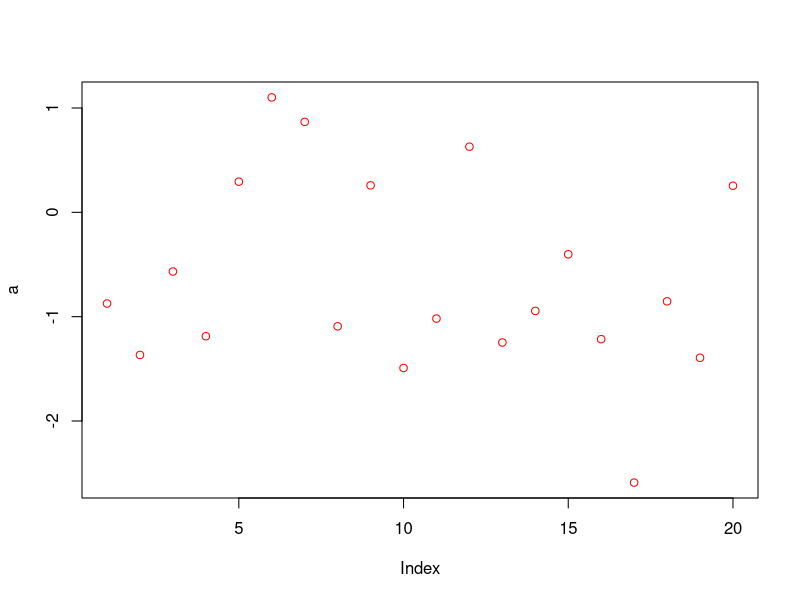
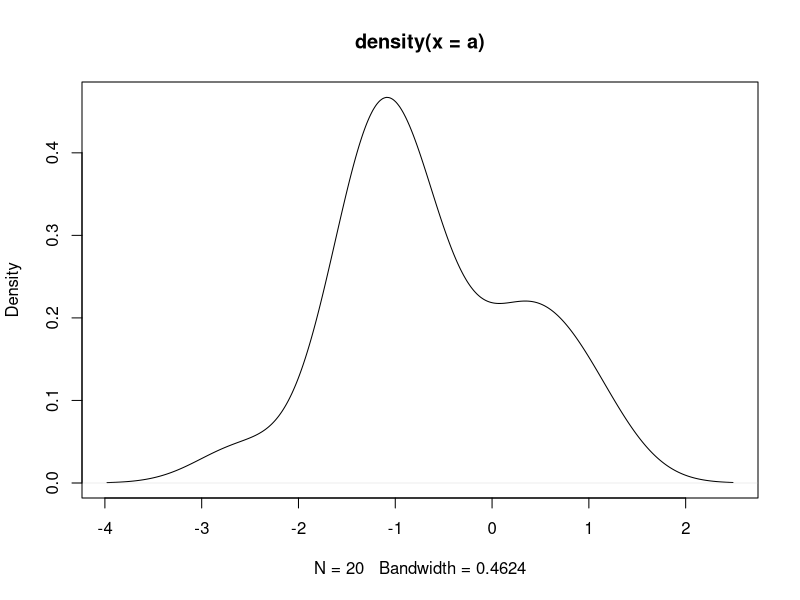
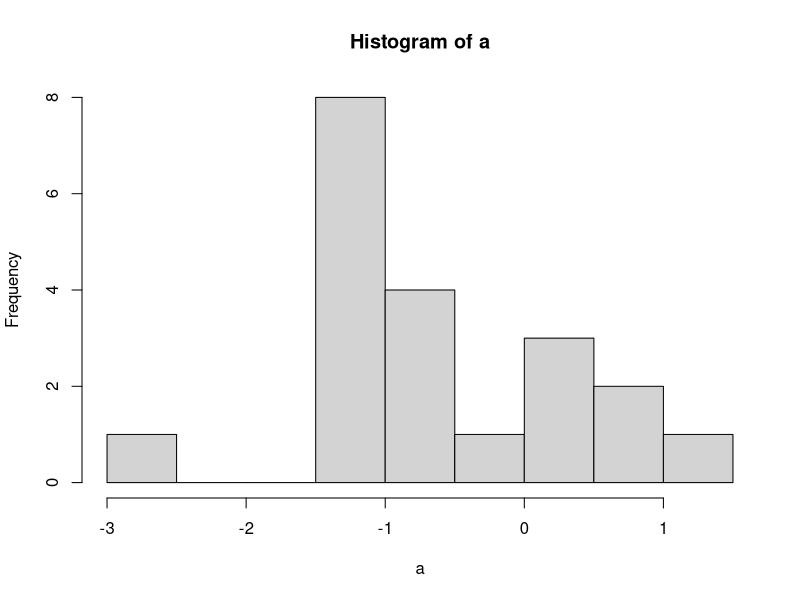
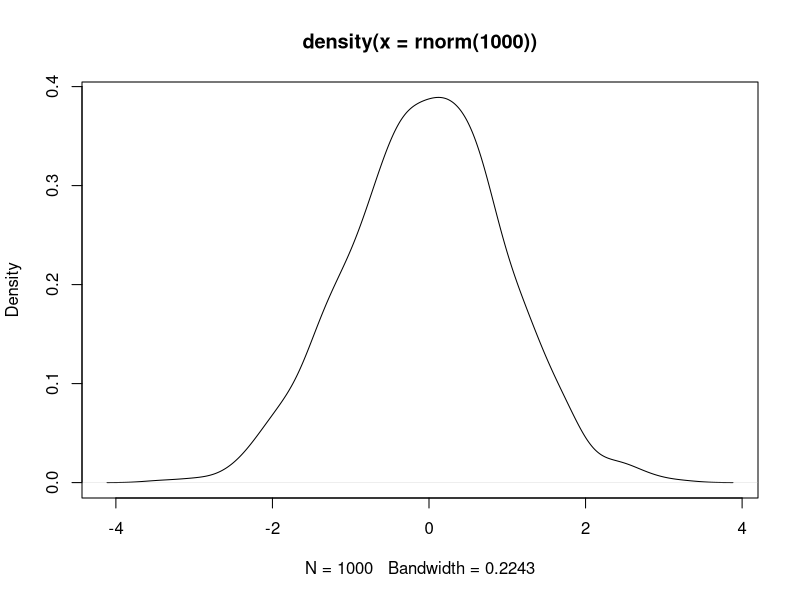

Write the R code that produced these figures, in order.
## ---- chunk 1
knitr::opts_chunk$set(echo = FALSE)
## ---- chunk 2
x <- 5
y <- 10
x + y
## ---- chunk 3
x <- c(1, 4, 5)
x
y <- seq(from = 1, to = 3, by = 1)
y
x + y
## ---- chunk 4
?matrix
A <- matrix(c(1, 2, 3,  11, 12, 13), nrow = 2, ncol = 3, byrow = TRUE)
A
rbind(x, y)
A + rbind(x, y)
A[1, 3]
A[2, ]
A[, 1]
## ---- chunk 5
mylist <- list(`first` = x, `second` = y)
mylist
mylist[[1]]
mylist[["first"]]
# mylist[[3]]
length(mylist)
length(x)
dim(A)
## ---- chunk 6
?rnorm
## ---- chunk 7
a <- rnorm(20)
a
which(a > 0)
a[1]
a[which(a > 0)]
which(a < -1)
intersect(which(a > 0), which(a < -1))
combined <- union(which(a > 0), which(a < -1))
combined
length(combined)
## ---- chunk 8
plot(a, col = "red")
plot(density(a))
hist(a)
plot(density(rnorm(1000)))
